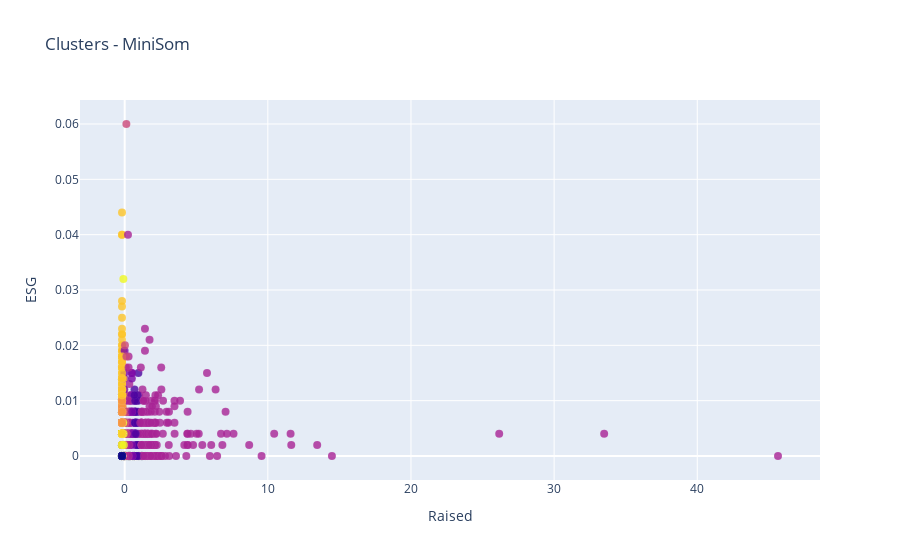

This figure's notebook cell:
### Code cell
# Criar um gráfico de dispersão 2D para visualizar os clusters
trace = go.Scatter(
    x=data_with_clusters[:, 0],  # Coluna Raised
    y=data_with_clusters[:, 1],  # Coluna ESG
    mode='markers',
    marker=dict(
        color=winning_neurons[:, 0],  # Cores com base nos neurônios vencedores
        size=8,
        line=dict(
            color='rgba(217, 217, 217, 0.14)',
            width=0.5
        ),
        opacity=0.8
    )
)

# Criar layout
layout = go.Layout(
    title='Clusters - MiniSom',
    xaxis=dict(title='Raised'),
    yaxis=dict(title='ESG')
)

# Criar figura
fig = go.Figure(data=[trace], layout=layout)

# Plotar o gráfico
# filename='minisom_cluster_plot_2d.html'
iplot(fig)

### Figure 1 — Plotly figure (JSON) as saved in the notebook; plotly's stock layout.template omitted (floating-point values rounded to 4 significant figures; data arrays with more than 128 entries replaced by an {"elided": "..."} marker saying what was removed)
{"data": [{"marker": {"color": {"elided": "6541 int values"}, "line": {"color": "rgba(217, 217, 217, 0.14)", "width": 0.5}, "opacity": 0.8, "size": 8}, "mode": "markers", "type": "scatter", "x": {"elided": "6541 float values"}, "y": {"elided": "6541 float values"}}], "layout": {"title": {"text": "Clusters - MiniSom"}, "xaxis": {"title": {"text": "Raised"}}, "yaxis": {"title": {"text": "ESG"}}}}
